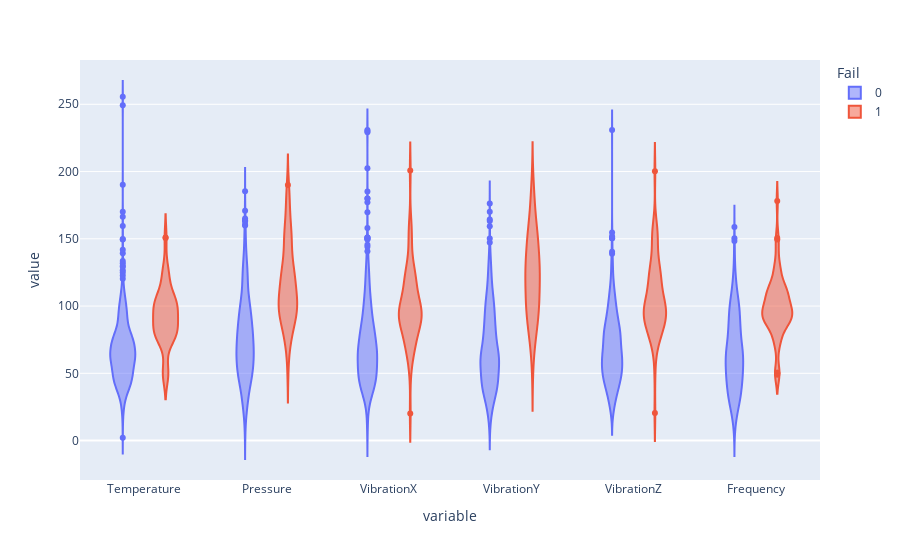

The cell this chart's notebook holds for it:
### Code cell
px.violin(data_frame=param_fpso_df.drop('Cycle',axis =1),color='Fail')

### Figure 1 — Plotly figure (JSON) as saved in the notebook; plotly's stock layout.template omitted (floating-point values rounded to 4 significant figures; data arrays with more than 128 entries replaced by an {"elided": "..."} marker saying what was removed)
{"data": [{"alignmentgroup": "True", "box": {"visible": false}, "hovertemplate": "Fail=0<br>variable=%{x}<br>value=%{y}<extra></extra>", "legendgroup": "0", "marker": {"color": "#636efa"}, "name": "0", "offsetgroup": "0", "orientation": "v", "scalegroup": "True", "showlegend": true, "type": "violin", "x": {"elided": "4404 str values"}, "x0": " ", "xaxis": "x", "y": {"elided": "4404 float values"}, "y0": " ", "yaxis": "y"}, {"alignmentgroup": "True", "box": {"visible": false}, "hovertemplate": "Fail=1<br>variable=%{x}<br>value=%{y}<extra></extra>", "legendgroup": "1", "marker": {"color": "#EF553B"}, "name": "1", "offsetgroup": "1", "orientation": "v", "scalegroup": "True", "showlegend": true, "type": "violin", "x": {"elided": "396 str values"}, "x0": " ", "xaxis": "x", "y": {"elided": "396 float values"}, "y0": " ", "yaxis": "y"}], "layout": {"autosize": true, "legend": {"title": {"text": "Fail"}, "tracegroupgap": 0}, "margin": {"t": 60}, "violinmode": "group", "xaxis": {"anchor": "y", "autorange": true, "domain": [0, 1], "range": [-0.514, 5.514], "title": {"text": "variable"}, "type": "category"}, "yaxis": {"anchor": "x", "autorange": true, "domain": [0, 1], "range": [-29.31, 282.9], "title": {"text": "value"}, "type": "linear"}}}
